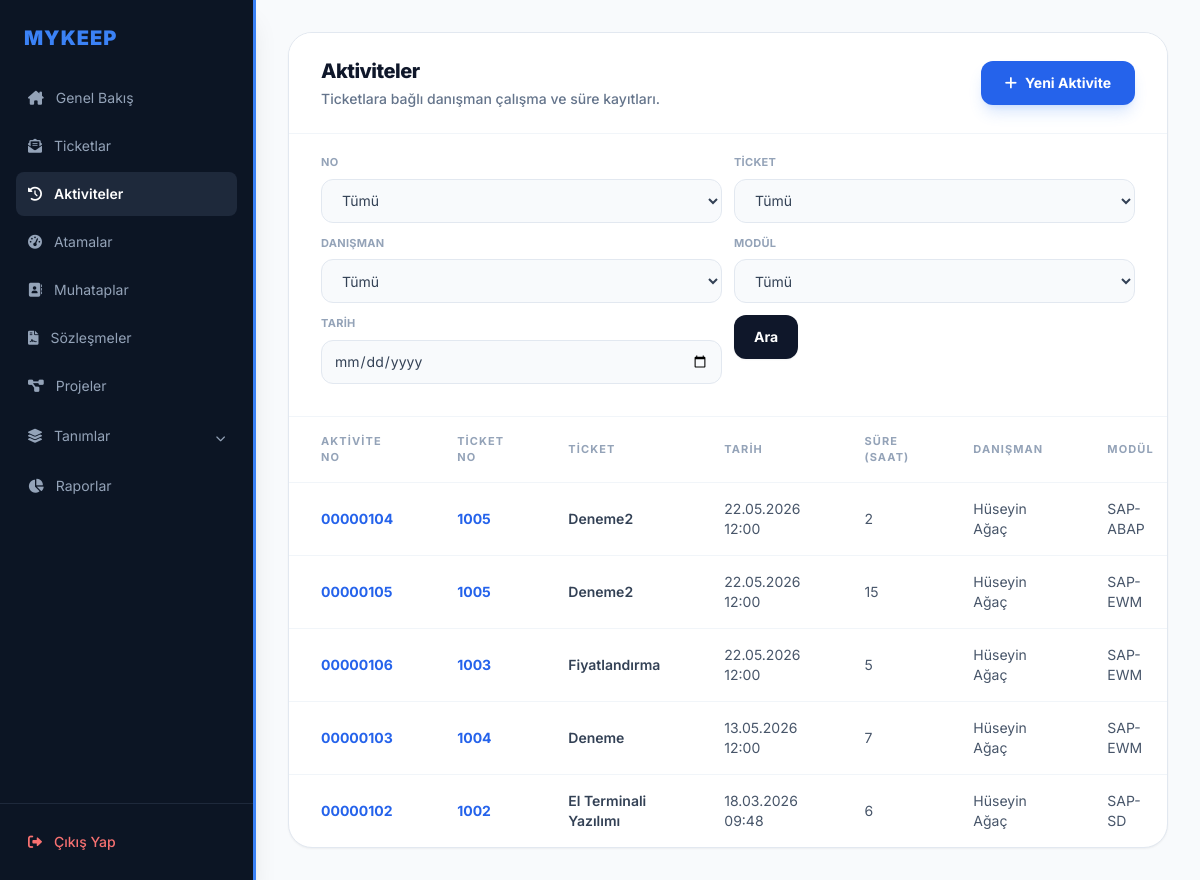
Page /aktiviteler/ (signed in) on the earlier database version.
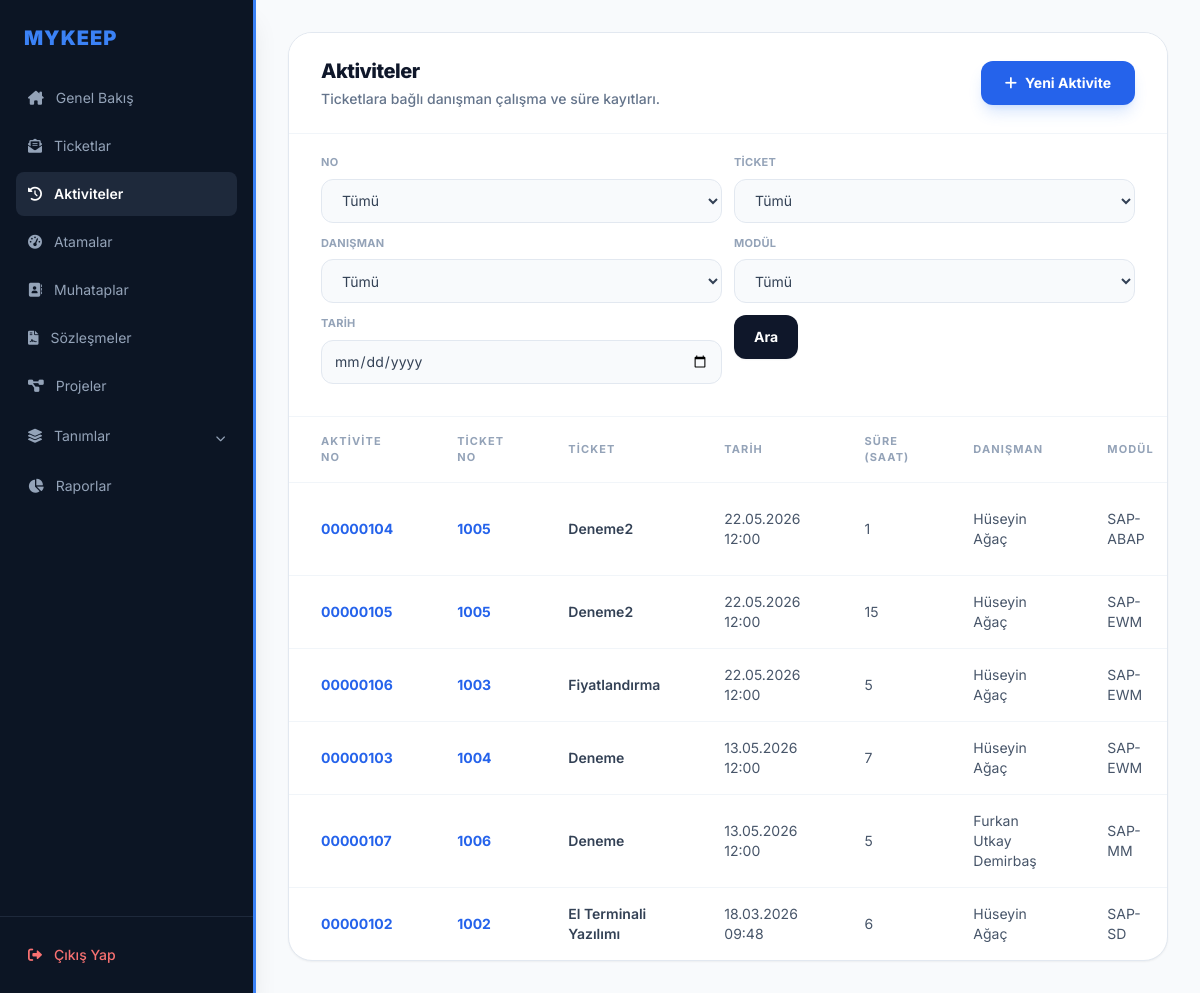
Same page on the later database version.
### ticket/models.py (models this page shows, shortened)
class aktivite ( models.Model):
    number = models.IntegerField(auto_created= True,primary_key=True,unique=True, blank=True)
    ticketno = models.ForeignKey("ticket",to_field="ticketno", on_delete=models.CASCADE ,null=True)
    date = models.DateTimeField(blank = False, auto_now_add=False, null=False)
    time = models.IntegerField(null=False, blank=True)
    danisman = models.ForeignKey("modul.danisman", to_field="username", on_delete=models.CASCADE, null=True)
    modul = models.ForeignKey("modul.bolum", to_field="kod", on_delete=models.CASCADE, null=True)
    aciklama = models.TextField(null=True, blank=True)

class ticket(models.Model):
    ticketno = models.IntegerField(primary_key=True, unique=True, blank=True)
    konu: models.CharField= models.CharField(max_length=100)
    unvan = models.ForeignKey("muhatap.muhatap", to_field="unvan", on_delete=models.CASCADE, null=True)
    sozlesmeno = models.ForeignKey("sozlesme.sozlesmeler", to_field="sozlesmeno", on_delete=models.CASCADE, null=True)
    bolumkod = models.ForeignKey("modul.bolum", to_field="kod", on_delete=models.CASCADE, null=True)
    destekturu = models.ForeignKey("destekturu.destektur", to_field="definition", on_delete=models.PROTECT, null=True)
    taleptarih = models.DateTimeField(default=timezone.now)
    termintarih = models.DateTimeField(null=True, blank=True)
    oncelikkod = models.ForeignKey("destekturu.oncelik", to_field="kod", on_delete=models.CASCADE, null=True)
    aciklama = models.TextField(null=True, blank=True)
    durumtanim = models.ForeignKey("statu", to_field="durumtanim", on_delete=models.CASCADE, null=True)
    faturadurum = models.ForeignKey("faturalama", to_field="faturadurum", on_delete=models.CASCADE, null=True)
    danisman = models.ManyToManyField("modul.danisman", blank=True, related_name="ticket_danismanlar")
    efor = models.FloatField(null=True, blank=True)
    onay = models.BooleanField(default=False)
    musteri_ticket_no = models.CharField(max_length=50, null=True, blank=True, verbose_name="Müşteri Ticket No")

### modul/models.py (models this page shows)
class danisman(models.Model):
    username = models.CharField(max_length=10, unique=True)
    isim = models.CharField(max_length=40)
    email = models.EmailField(max_length=100, null=True, blank=True)
    telefon = models.CharField(max_length=10)
    tur = models.CharField(
        max_length=20,
        choices=[('İç Kaynak', 'İç Kaynak'), ('Dış Kaynak', 'Dış Kaynak')],
        default='İç Kaynak',
        verbose_name="Danışman Türü"
    )
    yetkinlik = models.ManyToManyField(bolum, related_name="yetkinlikler")
    def __str__(self):
        return f"{self.isim}"

class bolum(models.Model):
    kod = models.CharField(max_length=10, unique=True)
    program = models.CharField(max_length=40, null=True)
    isim = models.CharField(max_length=20)
    programresim = models.ImageField(upload_to='resimler', null=True, blank=True)
    list_display = ('kod', 'program', 'isim', 'programresim')
    def __str__(self):
        return f"{self.program}-{self.isim}"

### ticket/views.py (the view)
# urls.py: path('aktiviteler/', ticket_views.aktivite_listesi, name='aktivite_listesi'),
def aktivite_listesi(request):
    aktiviteler = aktivite.objects.select_related("ticketno", "danisman", "modul").all().order_by("-date")
    if hasattr(request.user, 'userprofile'):
        profile = request.user.userprofile
        if profile.role == 'Firma' and profile.muhatap_firma:
            aktiviteler = aktiviteler.filter(ticketno__unvan=profile.muhatap_firma)
        elif profile.role == 'Danisman' and profile.danisman_profil:
            aktiviteler = aktiviteler.filter(danisman=profile.danisman_profil)
    aktivite_no = request.GET.get("aktivite_no", "").strip()
    ticket_secimi = request.GET.get("ticket", "").strip()
    danisman = request.GET.get("danisman", "").strip()
    modul = request.GET.get("modul", "").strip()
    tarih = request.GET.get("tarih", "").strip()
    if aktivite_no:
        aktiviteler = aktiviteler.filter(number=aktivite_no)
    if ticket_secimi:
        aktiviteler = aktiviteler.filter(ticketno_id=ticket_secimi)
    if danisman:
        aktiviteler = aktiviteler.filter(danisman__username=danisman)
    if modul:
        aktiviteler = aktiviteler.filter(modul_id=modul)
    if tarih:
        aktiviteler = aktiviteler.filter(date__date=tarih)
    context = {
        "aktiviteler": aktiviteler,
        "aktivite_nolari": aktivite.objects.order_by("number").values_list("number", flat=True),
        "secili_aktivite_no": aktivite_no,
        "secili_ticket": ticket_secimi,
        "secili_danisman": danisman,
        "secili_modul": modul,
        "tarih": tarih,
        "form": AktiviteForm(),
    }
    return render(request, "aktivite_listesi.html", context)

### templates/aktivite_listesi.html (shortened to what the changed rows need)
{% extends 'base.html' %}
{% block content %}
<div class="bg-white border border-slate-200 rounded-3xl shadow-sm overflow-hidden">
    <div class="px-8 py-6 border-b border-slate-100 flex justify-between items-center bg-white">
        <div>
            <h2 class="text-xl font-extrabold text-slate-900 tracking-tight">Aktiviteler</h2>
        </div>
    </div>
    <table class="w-full text-left border-collapse">
        <thead>
            <tr class="text-[11px] uppercase tracking-widest text-slate-400 font-bold border-b border-slate-100">
                <th class="px-8 py-4">Aktivite No</th>
                <th class="px-8 py-4">Ticket No</th>
                <th class="px-8 py-4">Ticket</th>
                <th class="px-8 py-4">Tarih</th>
                <th class="px-8 py-4">Süre (Saat)</th>
                <th class="px-8 py-4">Danışman</th>
                <th class="px-8 py-4">Modül</th>
            </tr>
        </thead>
        <tbody class="divide-y divide-slate-100">
            {% for a in aktiviteler %}
            <tr class="hover:bg-slate-50 transition">
                <td class="px-8 py-4 text-sm font-bold">
                    <a href="{% url 'aktivite_duzenle' a.pk %}" class="text-blue-600 hover:text-blue-800 hover:underline">
                        {{ a.number|stringformat:"08d" }}
                    </a>
                </td>
                <td class="px-8 py-4 text-sm font-bold">
                    {% if a.ticketno %}
                        <a href="{% url 'ticket_duzenle' a.ticketno.pk %}" class="text-blue-600 hover:text-blue-800 hover:underline">
                            {{ a.ticketno.ticketno }}
                        </a>
                    {% else %}
                        <span class="text-slate-400">-</span>
                    {% endif %}
                </td>
                <td class="px-8 py-4 text-sm">
                    <span class="font-semibold text-slate-700">{{ a.ticketno.konu|default:"-" }}</span>
                </td>
                <td class="px-8 py-4 text-sm text-slate-600">{{ a.date|date:"d.m.Y H:i" }}</td>
                <td class="px-8 py-4 text-sm text-slate-600">{{ a.time }}</td>
                <td class="px-8 py-4 text-sm text-slate-600">{{ a.danisman|default:"-" }}</td>
                <td class="px-8 py-4 text-sm text-slate-600">{{ a.modul|default:"-" }}</td>
            </tr>
            {% empty %}
            <tr>
                <td colspan="9" class="px-8 py-10 text-center text-sm text-slate-400">Henüz aktivite eklenmemiş.</td>
            </tr>
            {% endfor %}
        </tbody>
    </table>
</div>
{% endblock %}

Differences in the rows shown:
changed aktivite "SAP-ABAP": time "2" → "1"
added aktivite: number "00000107", ticketno.ticketno "1006", ticketno.konu "Deneme", date "13.05.2026 12:00", time "5", danisman "Furkan Utkay Demirbaş", modul "SAP-MM"
